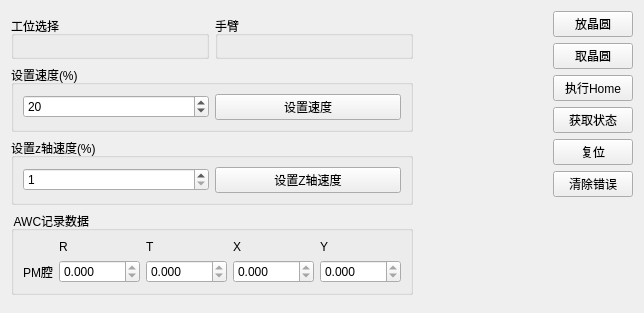
<?xml version="1.0" encoding="UTF-8"?>
<ui version="4.0">
 <class>SunwayRobotSubsystemWidget</class>
 <widget class="QWidget" name="SunwayRobotSubsystemWidget">
  <property name="geometry">
   <rect>
    <x>0</x>
    <y>0</y>
    <width>644</width>
    <height>313</height>
   </rect>
  </property>
  <property name="windowTitle">
   <string>Form</string>
  </property>
  <layout class="QHBoxLayout" name="horizontalLayout">
   <item>
    <layout class="QVBoxLayout" name="verticalLayout">
     <item>
      <layout class="QHBoxLayout" name="horizontalLayout_2">
       <property name="topMargin">
        <number>5</number>
       </property>
       <item>
        <widget class="QGroupBox" name="station_group">
         <property name="title">
          <string>工位选择</string>
         </property>
         <layout class="QVBoxLayout" name="station_layout">
          <property name="spacing">
           <number>10</number>
          </property>
          <property name="leftMargin">
           <number>10</number>
          </property>
          <property name="topMargin">
           <number>10</number>
          </property>
          <property name="rightMargin">
           <number>10</number>
          </property>
          <property name="bottomMargin">
           <number>10</number>
          </property>
         </layout>
        </widget>
       </item>
       <item>
        <widget class="QGroupBox" name="arm_group">
         <property name="title">
          <string>手臂</string>
         </property>
         <layout class="QVBoxLayout" name="arm_layout">
          <property name="spacing">
           <number>0</number>
          </property>
          <property name="leftMargin">
           <number>5</number>
          </property>
          <property name="topMargin">
           <number>5</number>
          </property>
          <property name="rightMargin">
           <number>5</number>
          </property>
          <property name="bottomMargin">
           <number>5</number>
          </property>
         </layout>
        </widget>
       </item>
      </layout>
     </item>
     <item>
      <widget class="QGroupBox" name="groupBox_3">
       <property name="title">
        <string>设置速度(%)</string>
       </property>
       <layout class="QHBoxLayout" name="horizontalLayout_4">
        <item>
         <widget class="QSpinBox" name="speed_value_spx">
          <property name="minimum">
           <number>5</number>
          </property>
          <property name="maximum">
           <number>100</number>
          </property>
          <property name="singleStep">
           <number>5</number>
          </property>
          <property name="value">
           <number>20</number>
          </property>
         </widget>
        </item>
        <item>
         <widget class="QPushButton" name="set_speed_btn">
          <property name="text">
           <string>设置速度</string>
          </property>
         </widget>
        </item>
       </layout>
      </widget>
     </item>
     <item>
      <widget class="QGroupBox" name="groupBox_4">
       <property name="title">
        <string>设置z轴速度(%)</string>
       </property>
       <layout class="QHBoxLayout" name="horizontalLayout_5">
        <item>
         <widget class="QSpinBox" name="speed_value_spx_z">
          <property name="minimum">
           <number>1</number>
          </property>
          <property name="maximum">
           <number>3</number>
          </property>
          <property name="singleStep">
           <number>1</number>
          </property>
          <property name="value">
           <number>1</number>
          </property>
         </widget>
        </item>
        <item>
         <widget class="QPushButton" name="set_speed_btn_z">
          <property name="text">
           <string>设置Z轴速度</string>
          </property>
         </widget>
        </item>
       </layout>
      </widget>
     </item>
     <item>
      <widget class="QGroupBox" name="groupBox">
       <property name="title">
        <string> AWC记录数据</string>
       </property>
       <layout class="QGridLayout" name="awc_data_layout">
        <item row="1" column="0">
         <layout class="QGridLayout" name="gridLayout">
          <item row="1" column="1">
           <widget class="QDoubleSpinBox" name="pm2_awc_r_dsb">
            <property name="readOnly">
             <bool>true</bool>
            </property>
            <property name="decimals">
             <number>3</number>
            </property>
            <property name="minimum">
             <double>-9999.989999999999782</double>
            </property>
            <property name="maximum">
             <double>9999.989999999999782</double>
            </property>
           </widget>
          </item>
          <item row="1" column="2">
           <widget class="QDoubleSpinBox" name="pm2_awc_t_dsb">
            <property name="readOnly">
             <bool>true</bool>
            </property>
            <property name="decimals">
             <number>3</number>
            </property>
            <property name="minimum">
             <double>-9999.989999999999782</double>
            </property>
            <property name="maximum">
             <double>9999.989999999999782</double>
            </property>
           </widget>
          </item>
          <item row="1" column="3">
           <widget class="QDoubleSpinBox" name="pm2_awc_x_dsb">
            <property name="readOnly">
             <bool>true</bool>
            </property>
            <property name="decimals">
             <number>3</number>
            </property>
            <property name="minimum">
             <double>-9999.989999999999782</double>
            </property>
            <property name="maximum">
             <double>9999.989999999999782</double>
            </property>
           </widget>
          </item>
          <item row="1" column="4">
           <widget class="QDoubleSpinBox" name="pm2_awc_y_dsb">
            <property name="readOnly">
             <bool>true</bool>
            </property>
            <property name="decimals">
             <number>3</number>
            </property>
            <property name="minimum">
             <double>-9999.989999999999782</double>
            </property>
            <property name="maximum">
             <double>9999.989999999999782</double>
            </property>
           </widget>
          </item>
          <item row="0" column="3">
           <widget class="QLabel" name="label_5">
            <property name="text">
             <string>X</string>
            </property>
           </widget>
          </item>
          <item row="0" column="4">
           <widget class="QLabel" name="label_7">
            <property name="text">
             <string>Y</string>
            </property>
           </widget>
          </item>
          <item row="1" column="0">
           <widget class="QLabel" name="label_2">
            <property name="text">
             <string>PM腔</string>
            </property>
           </widget>
          </item>
          <item row="0" column="1">
           <widget class="QLabel" name="label_4">
            <property name="text">
             <string>R</string>
            </property>
           </widget>
          </item>
          <item row="0" column="2">
           <widget class="QLabel" name="label_6">
            <property name="text">
             <string>T</string>
            </property>
           </widget>
          </item>
         </layout>
        </item>
       </layout>
      </widget>
     </item>
     <item>
      <spacer name="verticalSpacer_2">
       <property name="orientation">
        <enum>Qt::Vertical</enum>
       </property>
       <property name="sizeHint" stdset="0">
        <size>
         <width>20</width>
         <height>40</height>
        </size>
       </property>
      </spacer>
     </item>
    </layout>
   </item>
   <item>
    <layout class="QHBoxLayout" name="center_layout"/>
   </item>
   <item>
    <spacer name="horizontalSpacer">
     <property name="orientation">
      <enum>Qt::Horizontal</enum>
     </property>
     <property name="sizeHint" stdset="0">
      <size>
       <width>200</width>
       <height>20</height>
      </size>
     </property>
    </spacer>
   </item>
   <item>
    <layout class="QHBoxLayout" name="extern_layout"/>
   </item>
   <item>
    <layout class="QVBoxLayout" name="right_verticalLayout">
     <property name="sizeConstraint">
      <enum>QLayout::SetFixedSize</enum>
     </property>
     <item>
      <widget class="QPushButton" name="put_btn">
       <property name="minimumSize">
        <size>
         <width>0</width>
         <height>0</height>
        </size>
       </property>
       <property name="text">
        <string>放晶圆</string>
       </property>
      </widget>
     </item>
     <item>
      <widget class="QPushButton" name="get_btn">
       <property name="minimumSize">
        <size>
         <width>0</width>
         <height>0</height>
        </size>
       </property>
       <property name="text">
        <string>取晶圆</string>
       </property>
      </widget>
     </item>
     <item>
      <widget class="QPushButton" name="home_btn">
       <property name="minimumSize">
        <size>
         <width>0</width>
         <height>0</height>
        </size>
       </property>
       <property name="text">
        <string>执行Home</string>
       </property>
      </widget>
     </item>
     <item>
      <widget class="QPushButton" name="generate_btn">
       <property name="minimumSize">
        <size>
         <width>0</width>
         <height>0</height>
        </size>
       </property>
       <property name="text">
        <string>获取状态</string>
       </property>
      </widget>
     </item>
     <item>
      <widget class="QPushButton" name="reset_btn">
       <property name="minimumSize">
        <size>
         <width>0</width>
         <height>0</height>
        </size>
       </property>
       <property name="text">
        <string>复位</string>
       </property>
      </widget>
     </item>
     <item>
      <widget class="QPushButton" name="clear_error_btn">
       <property name="minimumSize">
        <size>
         <width>0</width>
         <height>0</height>
        </size>
       </property>
       <property name="text">
        <string>清除错误</string>
       </property>
      </widget>
     </item>
     <item>
      <spacer name="verticalSpacer">
       <property name="orientation">
        <enum>Qt::Vertical</enum>
       </property>
       <property name="sizeHint" stdset="0">
        <size>
         <width>20</width>
         <height>40</height>
        </size>
       </property>
      </spacer>
     </item>
    </layout>
   </item>
  </layout>
 </widget>
 <resources/>
 <connections/>
</ui>
